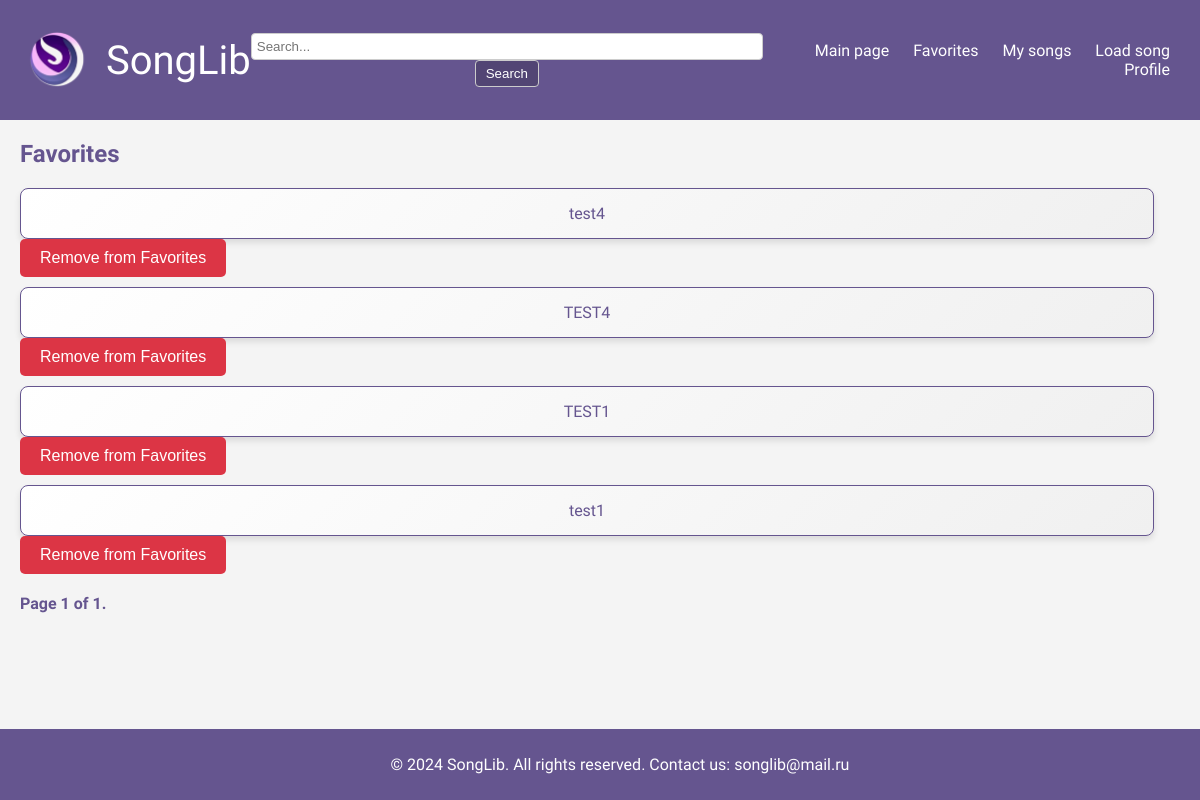
The app's page /favorites/ (signed in), older data.
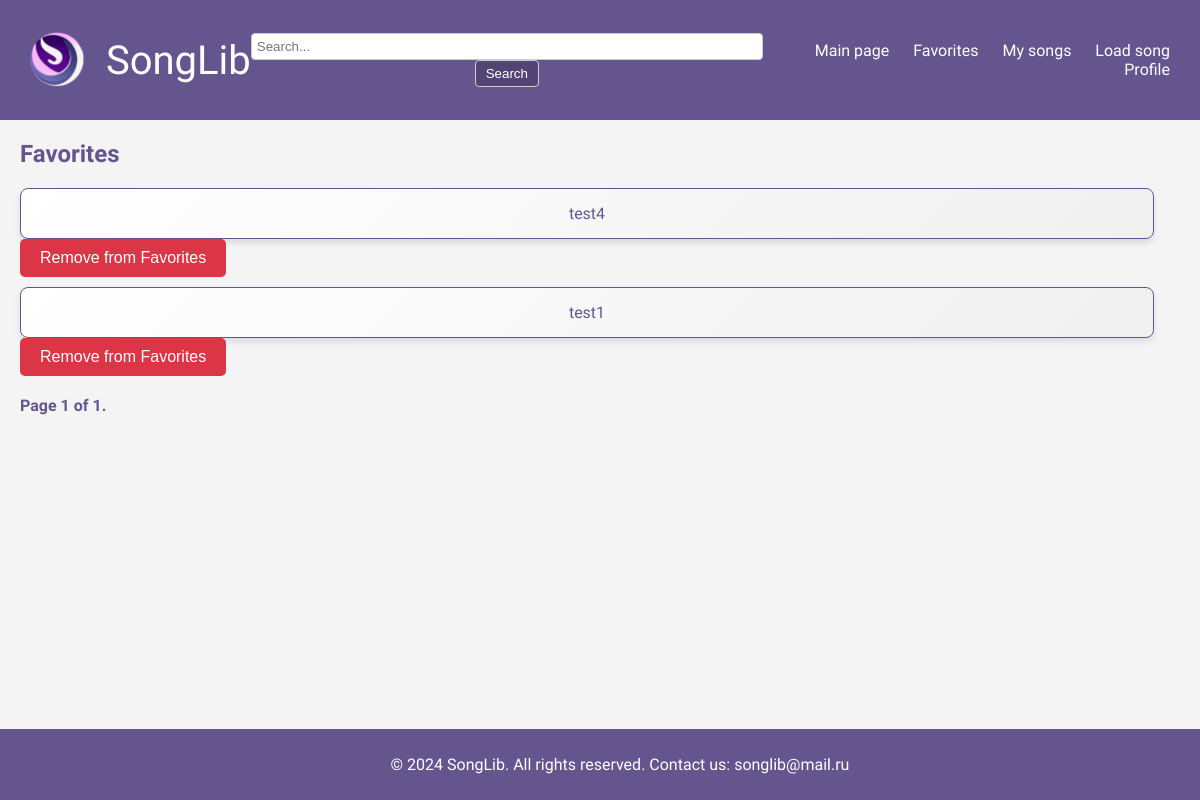
The same page, newer data.
### main/models.py (models this page shows, shortened)
class FavoriteFile(models.Model):
    user = models.ForeignKey(User, on_delete=models.CASCADE)  # Связь с пользователем
    file = models.ForeignKey(UploadedFile, on_delete=models.CASCADE)  # Связь с файлом
    added_at = models.DateTimeField(auto_now_add=True)  # Дата и время добавления в избранное

class UploadedFile(models.Model):
    file = models.FileField(upload_to='uploads/', validators=[validate_pdf_file])  # Добавляем валидатор
    title = models.CharField(max_length=255)
    uploaded_at = models.DateTimeField(auto_now_add=True)
    user = models.ForeignKey(User, on_delete=models.CASCADE, null=True, blank=True)

### main/views.py (the view)
# urls.py: path('favorites/', views.favorites, name='favorites'),  # Страница избранных файлов
@login_required
def favorites(request):
    favorites = FavoriteFile.objects.filter(user=request.user)  # Получаем избранные файлы пользователя
    paginator = Paginator(favorites, 10)  # Показываем 10 файлов на странице
    page_number = request.GET.get('page')  # Получаем номер текущей страницы
    page_obj = paginator.get_page(page_number)  # Получаем объект страницы
    return render(request, 'favorites.html', {'page_obj': page_obj})  # Рендерим шаблон с данными

### main/templates/favorites.html (shortened to what this page needs)
{% extends 'base.html' %}
{% block content %}
<h1 class="page-title">Favorites</h1>
<div class="file-list">
    {% for favorite in page_obj %}
    <div class="file-item">
        <a href="{% url 'file_detail' favorite.file.id %}" class="full-width-button">{{ favorite.file.title }}</a>
        <form action="{% url 'remove_from_favorites' favorite.file.id %}" method="post" class="favorite-form">
            <button type="submit" class="remove-favorite-button">Remove from Favorites</button>
        </form>
    </div>
    {% endfor %}
</div>
<div class="pagination">
    <span class="step-links">
        <span class="current">
            Page {{ page_obj.number }} of {{ page_obj.paginator.num_pages }}.
        </span>
    </span>
</div>
{% endblock %}

Row changes from the older to the newer data that the page shows:
removed FavoriteFile: file "TEST4"
removed FavoriteFile: file "TEST1"
